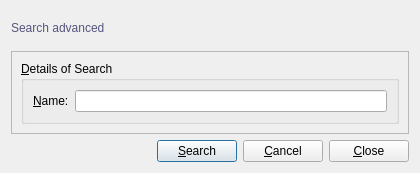
<?xml version="1.0" encoding="UTF-8"?>
<ui version="4.0">
 <class>UserSearch</class>
 <widget class="QDialog" name="UserSearch">
  <property name="geometry">
   <rect>
    <x>0</x>
    <y>0</y>
    <width>420</width>
    <height>173</height>
   </rect>
  </property>
  <property name="windowTitle">
   <string>User :: Search Advanced</string>
  </property>
  <property name="windowIcon">
   <iconset resource="../../../crud-2/resources/ui/resources.qrc">
    <normaloff>:/default/static/default/icons/22x22/face-devilish.png</normaloff>:/default/static/default/icons/22x22/face-devilish.png</iconset>
  </property>
  <layout class="QGridLayout" name="gridLayout">
   <item row="0" column="0">
    <layout class="QHBoxLayout" name="horizontalLayout_2">
     <item>
      <widget class="QLabel" name="titleLabel">
       <property name="styleSheet">
        <string notr="true">color: rgb(85, 85, 127);
font: 75 14pt &quot;DejaVu Sans Mono&quot;;</string>
       </property>
       <property name="text">
        <string>Search advanced</string>
       </property>
      </widget>
     </item>
     <item>
      <spacer name="horizontalSpacer_2">
       <property name="orientation">
        <enum>Qt::Horizontal</enum>
       </property>
       <property name="sizeHint" stdset="0">
        <size>
         <width>40</width>
         <height>20</height>
        </size>
       </property>
      </spacer>
     </item>
    </layout>
   </item>
   <item row="1" column="0">
    <widget class="QFrame" name="frame">
     <property name="frameShape">
      <enum>QFrame::StyledPanel</enum>
     </property>
     <property name="frameShadow">
      <enum>QFrame::Raised</enum>
     </property>
     <layout class="QGridLayout" name="gridLayout_3">
      <item row="0" column="0">
       <widget class="QGroupBox" name="detailsSearchGroupBox">
        <property name="title">
         <string>&amp;Details of Search</string>
        </property>
        <layout class="QFormLayout" name="formLayout_2">
         <property name="fieldGrowthPolicy">
          <enum>QFormLayout::ExpandingFieldsGrow</enum>
         </property>
         <item row="0" column="0">
          <widget class="QLabel" name="nameLabel">
           <property name="text">
            <string>&amp;Name:</string>
           </property>
           <property name="buddy">
            <cstring>nameLineEdit</cstring>
           </property>
          </widget>
         </item>
         <item row="0" column="1">
          <widget class="QLineEdit" name="nameLineEdit"/>
         </item>
        </layout>
       </widget>
      </item>
     </layout>
    </widget>
   </item>
   <item row="2" column="0">
    <layout class="QHBoxLayout" name="horizontalLayout">
     <item>
      <spacer name="horizontalSpacer">
       <property name="orientation">
        <enum>Qt::Horizontal</enum>
       </property>
       <property name="sizeHint" stdset="0">
        <size>
         <width>40</width>
         <height>20</height>
        </size>
       </property>
      </spacer>
     </item>
     <item>
      <widget class="QPushButton" name="searchPushButton">
       <property name="text">
        <string>&amp;Search</string>
       </property>
       <property name="icon">
        <iconset resource="../../../crud-2/resources/ui/resources.qrc">
         <normaloff>:/default/static/default/icons/22x22/dialog-ok-apply.png</normaloff>:/default/static/default/icons/22x22/dialog-ok-apply.png</iconset>
       </property>
       <property name="shortcut">
        <string>Ctrl+S</string>
       </property>
      </widget>
     </item>
     <item>
      <widget class="QPushButton" name="cancelPushButton">
       <property name="text">
        <string>&amp;Cancel</string>
       </property>
       <property name="icon">
        <iconset resource="../../../crud-2/resources/ui/resources.qrc">
         <normaloff>:/default/static/default/icons/22x22/dialog-cancel.png</normaloff>:/default/static/default/icons/22x22/dialog-cancel.png</iconset>
       </property>
       <property name="shortcut">
        <string>Ctrl+Shift+W</string>
       </property>
      </widget>
     </item>
     <item>
      <widget class="QPushButton" name="closePushButton">
       <property name="text">
        <string>&amp;Close</string>
       </property>
       <property name="icon">
        <iconset resource="../../../crud-2/resources/ui/resources.qrc">
         <normaloff>:/default/static/default/icons/22x22/window-close.png</normaloff>:/default/static/default/icons/22x22/window-close.png</iconset>
       </property>
       <property name="shortcut">
        <string>Ctrl+W</string>
       </property>
      </widget>
     </item>
    </layout>
   </item>
  </layout>
 </widget>
 <tabstops>
  <tabstop>nameLineEdit</tabstop>
  <tabstop>searchPushButton</tabstop>
  <tabstop>cancelPushButton</tabstop>
  <tabstop>closePushButton</tabstop>
 </tabstops>
 <resources>
  <include location="../../../crud-2/resources/ui/resources.qrc"/>
 </resources>
 <connections/>
</ui>
